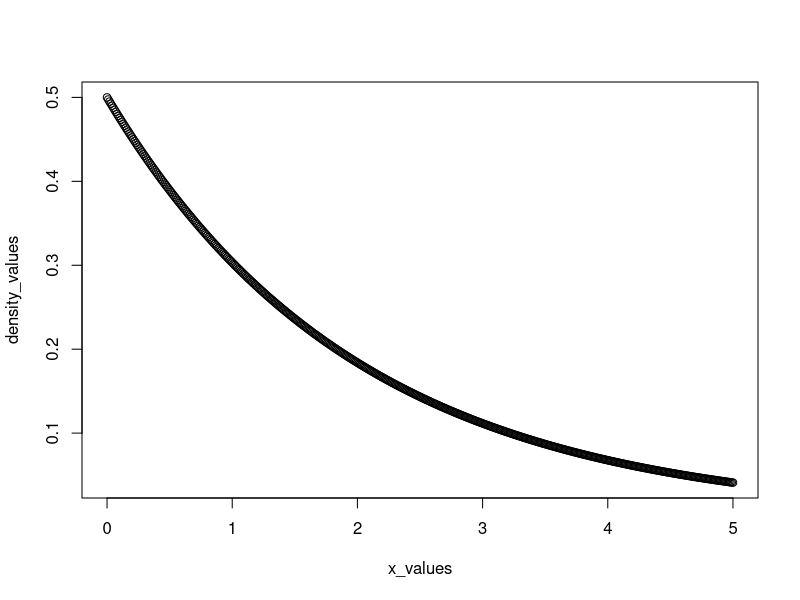
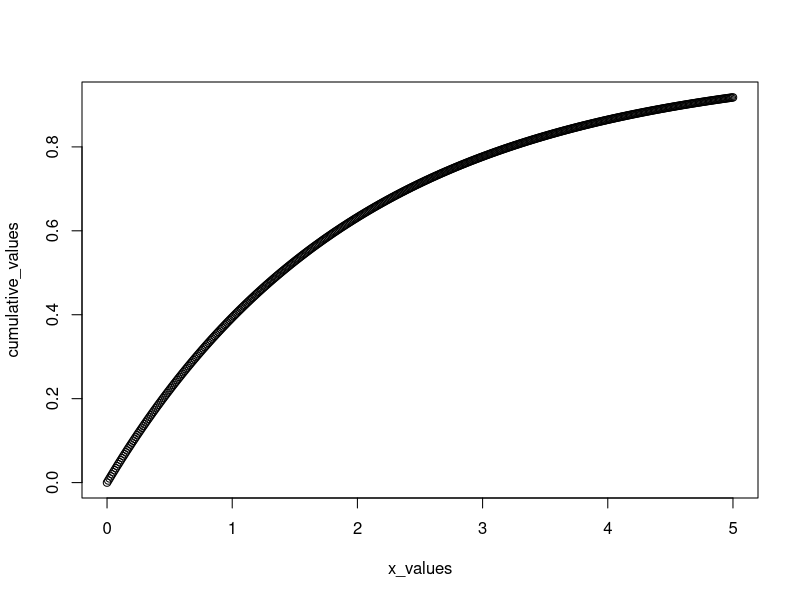
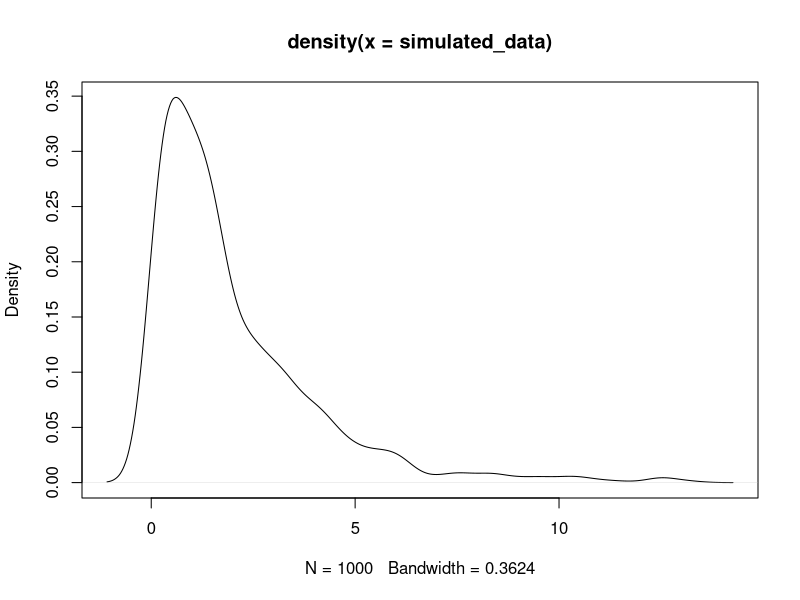

Source code (R) for these figures, in order:
# q1
prob_a <- 1 - punif(45, min = 0, max = 60,lower.tail = FALSE)

prob_b <- punif(30, min = 0, max = 60) - punif(20, min = 0, max = 60)

cat("Probability that waiting time is more than 45 minutes:", prob_a, "\n")
cat("Probability that waiting time lies between 20 and 30 minutes:", prob_b, "\n")

#q2

lambda <- 1/2
density_function <- dexp(3,rate=lambda)

x_values <- seq(0,5,by = 0.01)
density_values <- dexp(x_values,rate = lambda)
plot(x_values,density_values)


prob_at_most_3 <- pexp(3, rate = lambda)
print(prob_at_most_3)

cumulative_values <- pexp(x_values, rate = lambda)
plot(x_values, cumulative_values)


simulated_data <- rexp(1000, rate = lambda)
plot(density(simulated_data))



#Q3
beta <- 1/3
alpha <- 2

#we can either use lower.tail = FALSE or subtract the probability from 1
prob_atleast_1 <- pgamma(1,shape = alpha, rate = beta,lower.tail = FALSE)

threshold <- 0.70
c <- qgamma(threshold, shape = alpha, rate = beta)
print(c)

